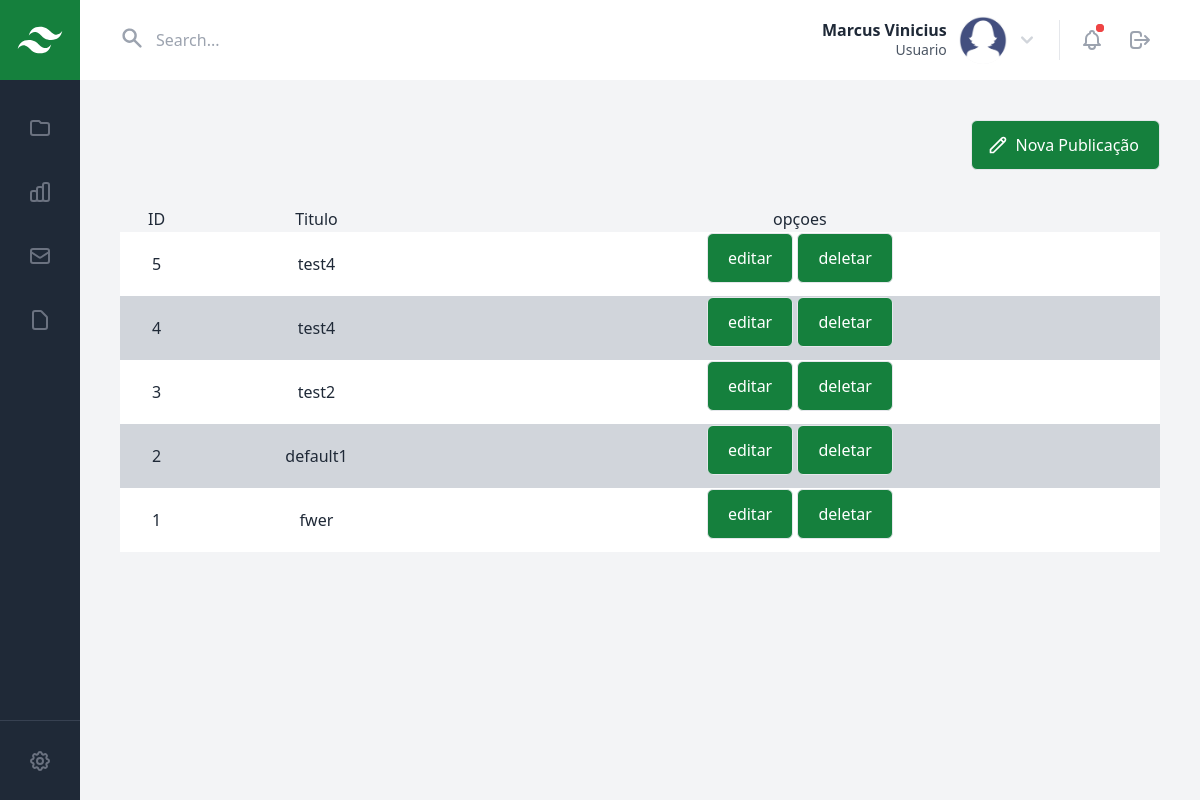
Page /staffer/lista_publicacoes (signed in) on the committed database.
### models/models.py (models this page shows, shortened)
class Usuario(db.Model, UserMixin):
    __tablename__ = "usuarios"
    id = db.Column(db.Integer, primary_key=True)
    foto = db.Column(db.String(100), nullable=True)
    nome = db.Column(db.String(100), nullable=False)
    sobrenome = db.Column(db.String(100), nullable=False)
    funcao = db.Column(db.String(100), nullable=False)
    email = db.Column(db.String(255), nullable=False)
    senha = db.Column(db.String(100), nullable=False)
    active = db.Column(db.Boolean, default=False)

class Conteudo(db.Model):
    __tablename__ = "conteudos"
    id = db.Column(db.Integer, primary_key=True)
    capa = db.Column(db.String(100), nullable=False)
    titulo = db.Column(db.String(100), nullable=False)
    resumo = db.Column(db.String(1000), nullable=False)
    conteudo = db.Column(db.String(1000), nullable=False)
    token = db.Column(db.String(20), unique=True, nullable=False)

### routes/main_adm.py (the view)
@main_adm.route("/lista_publicacoes")
@login_required
def lista_publicacao():
    user = Usuario.query.filter_by(id=current_user.id).first()
    query = Usuario.query.order_by(Usuario.id.desc()).all()
    quantidade = Usuario.query.count()
    post = Conteudo.query.order_by(Conteudo.id.desc()).all()
    return render_template("lista_publicacoes.html", quantidade=quantidade, query=query, post=post, user=user)

### main.py (called while the page is built)
@login_manager.user_loader
def load_user(user_id):
    return Usuario.query.get(int(user_id))

### routes/main_adm.py (called while the page is built)
@main_adm.before_request
def check_user_active():
    if not current_user.is_authenticated or not current_user.active:
        if request.endpoint and not request.endpoint.startswith('main_adm.login'):
            logout_user()
            session.clear()
            return redirect(url_for('main.index'))

### templates_adm/lista_publicacoes.html (shortened to what this page needs)
{% extends "template_base1.html" %}
    {% block content %}
    <div class="w-full flex justify-end">
      <a href="{{url_for('adm.criar')}}"><button class="inline-flex px-5 py-3 text-white bg-laranja-construart hover:text-white focus:bg-site-black hover:bg-site-black focus:bg-site-black border border-white-600 rounded-md mb-3">
        <svg aria-hidden="true" fill="none" viewBox="0 0 24 24" stroke="currentColor" class="flex-shrink-0 h-5 w-5 -ml-1 mt-0.5 mr-2">
          <path stroke-linecap="round" stroke-linejoin="round" stroke-width="2" d="M15.232 5.232l3.536 3.536m-2.036-5.036a2.5 2.5 0 113.536 3.536L6.5 21.036H3v-3.572L16.732 3.732z" />
        </svg>
        Nova Publicação
      </button>
    </a>
    </div>
    <div class="overflow-y-auto w-full ">
        <table class="w-full text-center">
          <tr class="">
            <td> ID</td>
            <td> Titulo</td>
            <td> opçoes</td>
        </tr>
        <tbody class="w-full h-10">
          {% for posts in post %}
          <tr class="{{ 'bg-gray-300' if loop.index is divisibleby(2) else 'bg-white' }}">
            <td>{{posts.id}}</td>
            <td>{{posts.titulo}}</td>
            <td>
              <button class="inline-flex px-5 py-3 text-white bg-laranja-construart hover:text-white focus:bg-site-black hover:bg-site-black focus:bg-site-black border border-white-600 rounded-md mb-3" type="submit" onclick="editar({{posts.id}})" name="editar">editar</button>
              <button class=" inline-flex px-5 py-3 text-white bg-laranja-construart hover:text-white focus:bg-site-black hover:bg-site-black focus:bg-site-black border border-white-600 rounded-md mb-3" type="submit" onclick="deletar({{posts.id}})" name="deletar">deletar</button>
            </td>
        </tr>
          {% endfor %}
        </tbody>
        </table>
    {% endblock %}

### templates_adm/template_base1.html (shortened to what this page needs)
<!DOCTYPE html>
<html lang="pt-br" >
<head>
  <script src="https://cdn.tailwindcss.com"></script>
  <script src="{{ url_for('static', filename='js/tailwindcss.js') }}"> </script>
</head>
<body>
<body class="flex bg-gray-100 min-h-screen">
  <aside class="hidden sm:flex sm:flex-col">
    <a href="#" class="inline-flex items-center justify-center h-20 w-20 bg-laranja-construart">
    </a>
    <div class="flex-grow flex flex-col justify-between text-gray-500 bg-gray-800">
      <nav class="flex flex-col mx-4 my-6 space-y-4">
        <a href="{{url_for('adm.lista_publicacao')}}" class="inline-flex items-center justify-center py-3 hover:text-gray-400 hover:bg-gray-700 focus:text-gray-400 focus:bg-gray-700 rounded-lg">
          <svg aria-hidden="true" fill="none" viewBox="0 0 24 24" stroke="currentColor" class="h-6 w-6">
            <path stroke-linecap="round" stroke-linejoin="round" stroke-width="2" d="M3 7v10a2 2 0 002 2h14a2 2 0 002-2V9a2 2 0 00-2-2h-6l-2-2H5a2 2 0 00-2 2z" />
          </svg>
        </a>
        <a href="{{url_for('adm.dashboard')}}" class="inline-flex items-center justify-center py-3 hover:text-gray-400 hover:bg-gray-700 focus:text-gray-400 focus:bg-gray-700 rounded-lg">
        </a>
        <a href="#" class="inline-flex items-center justify-center py-3 hover:text-gray-400 hover:bg-gray-700 focus:text-gray-400 focus:bg-gray-700 rounded-lg">
          <svg aria-hidden="true" fill="none" viewBox="0 0 24 24" stroke="currentColor" class="h-6 w-6">
            <path stroke-linecap="round" stroke-linejoin="round" stroke-width="2" d="M3 8l7.89 5.26a2 2 0 002.22 0L21 8M5 19h14a2 2 0 002-2V7a2 2 0 00-2-2H5a2 2 0 00-2 2v10a2 2 0 002 2z" />
          </svg>
        </a>
        <a href="#" class="inline-flex items-center justify-center py-3 hover:text-gray-400 hover:bg-gray-700 focus:text-gray-400 focus:bg-gray-700 rounded-lg">
          <svg aria-hidden="true" fill="none" viewBox="0 0 24 24" stroke="currentColor" class="h-6 w-6">
            <path stroke-linecap="round" stroke-linejoin="round" stroke-width="2" d="M7 21h10a2 2 0 002-2V9.414a1 1 0 00-.293-.707l-5.414-5.414A1 1 0 0012.586 3H7a2 2 0 00-2 2v14a2 2 0 002 2z" />
          </svg>
        </a>
      </nav>
      <div class="inline-flex items-center justify-center h-20 w-20 border-t border-gray-700">
        <button class="p-3 hover:text-gray-400 hover:bg-gray-700 focus:text-gray-400 focus:bg-gray-700 rounded-lg">
        </button>
      </div>
    </div>
  </aside>
  <div class="flex-grow text-gray-800">
    <header class="flex items-center h-20 px-6 sm:px-10 bg-white">
      <div class="relative w-full max-w-md sm:-ml-2">
        <svg aria-hidden="true" viewBox="0 0 20 20" fill="currentColor" class="absolute h-6 w-6 mt-2.5 ml-2 text-gray-400">
          <path fill-rule="evenodd" d="M8 4a4 4 0 100 8 4 4 0 000-8zM2 8a6 6 0 1110.89 3.476l4.817 4.817a1 1 0 01-1.414 1.414l-4.816-4.816A6 6 0 012 8z" clip-rule="evenodd" />
        </svg>
        <input type="text" role="search" placeholder="Search..." class="py-2 pl-10 pr-4 w-full border-4 border-transparent placeholder-gray-400 focus:bg-gray-50 rounded-lg" />
      </div>
      <div class="flex flex-shrink-0 items-center ml-auto">
        <button class="inline-flex items-center p-2 hover:bg-gray-100 focus:bg-gray-100 rounded-lg">
          <div class="hidden md:flex md:flex-col md:items-end md:leading-tight">
            <span class="font-semibold">{{ user.nome }}</span>
            <span class="text-sm text-gray-600">{{ user.funcao }}</span>
          </div>
          <span class="h-12 w-12 ml-2 sm:ml-3 mr-2 bg-gray-100 rounded-full overflow-hidden ">
            {%if not user.foto %}
            <img src="{{ url_for('static', filename='/img/default.jpg') }}" class="h-full w-full object-cover">
            {% else %}
            <img src="{{user.foto}}" class="h-full w-full object-cover">
            {%endif%}
          </span>
          <svg aria-hidden="true" viewBox="0 0 20 20" fill="currentColor" class="hidden sm:block h-6 w-6 text-gray-300">
            <path fill-rule="evenodd" d="M5.293 7.293a1 1 0 011.414 0L10 10.586l3.293-3.293a1 1 0 111.414 1.414l-4 4a1 1 0 01-1.414 0l-4-4a1 1 0 010-1.414z" clip-rule="evenodd" />
          </svg>
        </button>
        <div class="border-l pl-3 ml-3 space-x-1">
          <button class="relative p-2 text-gray-400 hover:bg-gray-100 hover:text-gray-600 focus:bg-gray-100 focus:text-gray-600 rounded-full">
            <span class="absolute top-0 right-0 h-2 w-2 mt-1 mr-2 bg-red-500 rounded-full animate-ping"></span>
          </button>
          <button class="relative p-2 text-gray-400 hover:bg-gray-100 hover:text-gray-600 focus:bg-gray-100 focus:text-gray-600 rounded-full">
            <a href="{{url_for('adm.logout')}}">
            <svg aria-hidden="true" fill="none" viewBox="0 0 24 24" stroke="currentColor" class="h-6 w-6">
  <path stroke-linecap="round" stroke-linejoin="round" stroke-width="2" d="M17 16l4-4m0 0l-4-4m4 4H7m6 4v1a3 3 0 01-3 3H6a3 3 0 01-3-3V7a3 3 0 013-3h4a3 3 0 013 3v1" />
</svg>
</a>
          </button>
        </div>
      </div>
    </header>
    <section class="p-6 sm:p-10 space-y-6">
      {% block content %} {% endblock %}
    </section>
  </div>
</body>
</body>
</html>

### rows in the picture
Usuario: nome "Marcus Vinicius", funcao "Usuario"
Conteudo: id "5", titulo "test4"
Conteudo: id "4", titulo "test4"
Conteudo: id "3", titulo "test2"
Conteudo: id "2", titulo "default1"
Conteudo: id "1", titulo "fwer"
